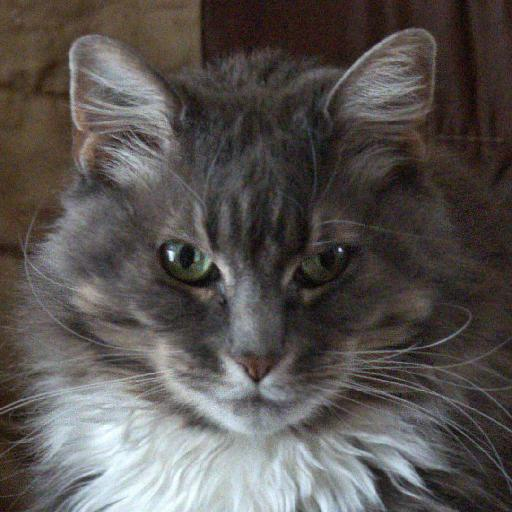
#> input picture Final/afhq/train/cat/flickr_cat_000010.jpg, 512 x 512 px; its folder holds only this picture in this run
$ jupyter execute --allow-errors final.ipynb   (older library calls are emulated)
#> lines starting #> are read from the running program, lines starting #| are printed output that depends on the picture
# 导入相关库

[cell 1]
import numpy as np  # 用于进行矩阵计算
import pandas as pd
import matplotlib.pyplot as plt
import cv2  # 用于图片处理
import os
import random
from collections import Counter
from tqdm import tqdm#输出进度条
from queue import deque
from colorama import Fore
from sklearn.metrics import roc_curve,auc
from cvxopt import matrix,solvers #二次型求解

# 图像处理
## LBP

[cell 2]
#各种二进制序列的对应表
uniform_map = {0: 0, 1: 1, 2: 2, 3: 3, 4: 4, 6: 5, 7: 6, 8: 7, 12: 8,14: 9, 15: 10, 16: 11, 24: 12, 28: 13, 30: 14, 31: 15, 32: 16, 48: 17,
 56: 18, 60: 19, 62: 20, 63: 21, 64: 22, 96: 23, 112: 24,120: 25, 124: 26, 126: 27, 127: 28, 128: 29, 129: 30, 131: 31, 135: 32,143: 33,
 159: 34, 191: 35, 192: 36, 193: 37, 195: 38, 199: 39, 207: 40,223: 41, 224: 42, 225: 43, 227: 44, 231: 45, 239: 46, 240: 47, 241: 48,
243: 49, 247: 50, 248: 51, 249: 52, 251: 53, 252: 54, 253: 55, 254: 56,255: 57}

[cell 3]
'''LBP_uniform模型，用于提取图片特征'''
class LBP_uniform:
    def __init__(self):
        #最终存储数据的列表
        self.cell_lbp=[]

    #获取一个列表中各个数字出现的频率
    def get_count(self,LIST):
        #获取一个列表中各个数字出现的频率
        count = Counter(LIST)
        #获取一个长度为59的整数序列
        a=np.arange(59)
        #将其转化为字典的形式
        count_dict = dict(count)
        def check(x):
            if(x in count_dict.keys()):
                return(count_dict[x])
            else:
                return(0)
        #转化为列表输出
        return (list(map(check,a)))
    #在样本点周围8个方向取样，返回一个二进制序列
    def cal_basic_lbp(self,img,i,j):
        sum = []
        if img[i - 1, j ] > img[i, j]:
            sum.append(1)
        else:
            sum.append(0)
        if img[i - 1, j+1 ] > img[i, j]:
            sum.append(1)
        else:
            sum.append(0)
        if img[i , j + 1] > img[i, j]:
            sum.append(1)
        else:
            sum.append(0)
        if img[i + 1, j+1 ] > img[i, j]:
            sum.append(1)
        else:
            sum.append(0)
        if img[i + 1, j ] > img[i, j]:
            sum.append(1)
        else:
            sum.append(0)
        if img[i + 1, j - 1] > img[i, j]:
            sum.append(1)
        else:
            sum.append(0)
        if img[i , j - 1] > img[i, j]:
            sum.append(1)
        else:
            sum.append(0)
        if img[i - 1, j - 1] > img[i, j]:
            sum.append(1)
        else:
            sum.append(0)
        return sum
    #输入一个cell，返回该cell中所有图样出现的频次
    def fit(self,img):
        self.cell_lbp=[]
        for i in range(1,img.shape[0]-1):
            for j in range(1,img.shape[1]-1):
                #对非边缘的每一个像素点获得二进制序列
                binary = self.cal_basic_lbp(img,i,j)
                #获得二进制数中跳变次数
                change=0
                for k in range(len(binary)-1):
                    if(binary[k]!=binary[k+1]):
                        change+=1
                #如果跳变次数小于2则转化为十进制，根据对应表返回相应的序号值
                if change <= 2:
                    dec = 0#储存计算出的十进制数
                    bit_num = 0 #左移位数
                    for x in binary[::-1]:#从低位读向高位
                        dec += x << bit_num   # 左移n位相当于乘以2的n次方
                        bit_num += 1
                    self.cell_lbp.append(uniform_map[dec])
                #如果跳变次数大于2则返回58
                else:
                    self.cell_lbp.append(58)
        cell_list=self.get_count(self.cell_lbp)
        return cell_list

## 降维

[cell 4]
'''主成分分析，用于给数据降维'''
class PCA:
    def __init__(self,n_component):
        self.n_component=n_component#压缩后的维数
        self.V_cut=None#分解出的正交矩阵

    def fit(self,X):
        #普通SVD分解
        U,sigma,V=np.linalg.svd(X)
        #根据输入的n截取正交矩阵V
        self.V_cut=V[0:self.n_component,:]
        return np.dot(X,self.V_cut.T)

    #利用从训练集得出的转化矩阵转化测试集和验证集，保证转化方式相同
    def transform(self,X):
        return np.dot(X,self.V_cut.T)

## 功能函数

[cell 5]
'''用于对数据进行标准化处理'''
def Std(X):
    #计算均值
    X_mean = X.mean(axis=0)
    # 计算标准差
    X_std = X.std(axis=0)
    # 标准化
    X1 = (X-X_mean)/X_std
    return (X1)

'''用于对图片预处理后再输入到模型中'''
def img_preprocess(img,lbp):
    img_pro=[]#储存该图片每个cell中各个样式出现的频次
    img = img[128:384, 128:384]  # 裁剪图片为98*98，便于裁剪为小块
    a=8#每行/列cell个数
    width=int(img.shape[0]/a)
    for row in range(a):
        for col in range(a):
            img_cell=img[row*width:(row+1)*width,col*width:(col+1)*width]#裁剪cell
            img_pro.append(lbp.fit(img_cell))
    img_pro=np.array(img_pro)
    return img_pro

'''用于根据预测出的结果和标签计算正确率和混淆矩阵'''
def Accuracy(y_true,y_pred):
    TP,FN,FP,TN = 0,0,0,0#分别记录模型预测的结果中的真正，假负，假正，真负类
    for i in range(len(y_pred)):
        if (y_true[i] == 1):
            if (y_pred[i] == 1):
                TP += 1
            elif (y_pred[i] == 0):
                FN +=1
        elif (y_true[i] == 0):
            if (y_pred[i] == 1):
                FP += 1
            elif (y_pred[i] == 0):
                TN +=1
    confusion_matrix=np.mat([[TP,FP],[FN,TN]])#计算预测结果的混淆矩阵
    Accuracy = (TP+TN)/(TP+TN+FN+FP)
    Recall=TP/(FN+TP)
    Precision=TP/(TP+FP)
    Specificity=TN/(TN+FP)
    F1_score = (2*Precision*Recall)/(Precision+Recall)
    print("Confusion Matrix:\n",confusion_matrix)
    print("Accuracy=",Accuracy)
    print("Recall=",Recall)
    print("Precision=",Precision)
    print("Specificity=",Specificity)
    print("F1_score=",F1_score)
    return Accuracy

[cell 6]
'''ROC'''
# [14 lines left out: function ROCplot, not called in this run]

# 读取训练数据

[cell 7]
'''加载训练数据'''
print('Loading data...')
num_total = 0  # 总图片数
image = []  # 用于记录图片矩阵的列表
label = []  # 用于记录标签的列表

lbp=LBP_uniform()

content = os.listdir('afhq/train/cat/') # 取cat图片
pbar=tqdm(range(len(content)),bar_format='{l_bar}%s{bar}%s{r_bar}' % (Fore.BLUE, Fore.RESET))#设置进度条
for t in pbar:
    label.append(1)  # 标签记为1
    img = cv2.imread('afhq/train/cat/' + content[t], cv2.IMREAD_GRAYSCALE)
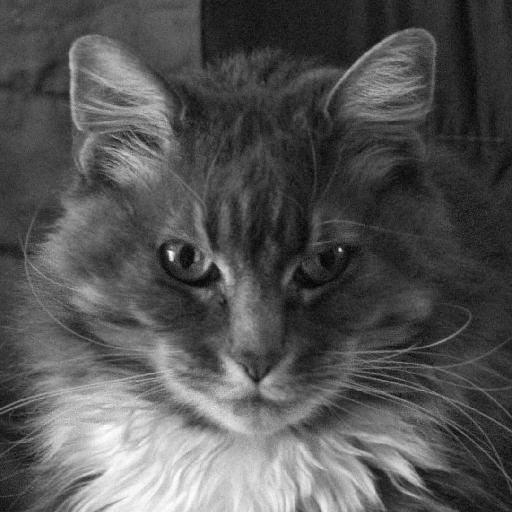
#> img: shape (512, 512); min 1, max 255, mean 84.5
    image.append(img_preprocess(img,lbp))  # 读入处理后的灰度图片
#> in img_preprocess, `img = img[128:384, 128:384]`:
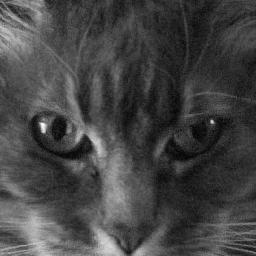
#> img: shape (256, 256); min 1, max 255, mean 68.5
#> after the loop in img_preprocess, `for row in range(a):`:
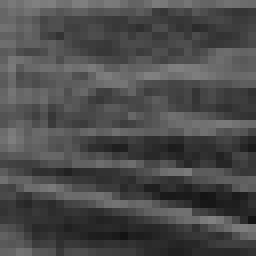
#> img_cell: shape (32, 32) (shown 8 times larger); min 19, max 129, mean 75.1
#> after the loop in img_preprocess, `for row in range(a):`: img_pro = 64 items
#> in img_preprocess, `img_pro=np.array(img_pro)`:
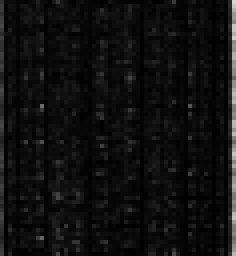
#> img_pro: shape (64, 59) int64 (shown 4 times larger); min 0, max 212, mean 15.3
    num_total += 1
    pbar.set_description("cat data")
pbar.close()

#> (a cell that did not finish here is left out)

[cell 9]
'''加载测试数据'''
image_test = []  # 用于记录图片矩阵的列表
label_test = []  # 用于记录标签的列表
content = os.listdir('afhq/val/cat/') # 取cat图片
pbar=tqdm(range(len(content)),bar_format='{l_bar}%s{bar}%s{r_bar}' % (Fore.BLUE, Fore.RESET))#设置进度条
for t in pbar:
    label_test.append(1)  # 标签记为1
    img = cv2.imread('afhq/val/cat/' + content[t], cv2.IMREAD_GRAYSCALE)
    image_test.append(img_preprocess(img,lbp))  # 读入处理后的灰度图片
    pbar.set_description("cat data")
pbar.close()

#> (a cell that did not finish here is left out)

# Logistic

[cell 11]
'''逻辑回归模型，用于最后的输出'''
class LogisticRegression:
    def __init__(self, lr=1e-3, tol=None):
        self.iter_max=2000#最大迭代次数
        self.lr = lr#学习率
        self.tol = tol#误差阈值
        self.w = None#初始化权值向量

    #预测单个实例
    def pred(self, X, w):
        z = np.dot(X,w)#获得线性函数的输出值
        return (1. / (1. + np.exp(-z)))#用sigmoid函数作为输出

    def X_expand(self, X):
        #在X后添加一列并置1，便于和偏置b相乘
        X_expand = np.empty((X.shape[0], X.shape[1] + 1))
        X_expand[:, 0:X.shape[1]] = X
        X_expand[:, X.shape[1]] = 1
        return X_expand

    def train(self, X_train, y_train):
        '''训练'''
        # 预处理X_train(添加x0=1，用于与偏置b相乘)
        X_train = self.X_expand(X_train)
        # 随机初始化w，便于快速收敛
        self.w = np.random.random(X_train.shape[1])
        # 初始化损失值为正无穷
        loss_old = np.inf

        # 使用梯度下降更新w
        for step in range(self.iter_max):
            # 预测
            y_pred = self.pred(X_train, self.w)
            # 计算损失
            p = y_pred * (2 * y_train - 1) + (1 - y_train)
            loss= -np.sum(np.log(p)) / y_train.size
            # 如果损失下降不足阈值, 则终止迭代
            if loss_old - loss < self.tol:
                break
            #更新损失
            loss_old = loss
            # 计算梯度
            grad=np.matmul(y_pred - y_train, X_train) / y_train.size
            # 向梯度的反方向更新参数w
            self.w -= self.lr * grad

    def predict(self, X):
        '''预测'''
        # 预处理X_test(添加x0=1)
        X = self.X_expand(X)
        # 预测
        y_pred = self.pred(X, self.w)

        return y_pred

[cell 12]
#随机打乱训练集
np.random.seed(2020111142)
y = np.array(label)  # y表示标签集
X = np.array(image)  # X表示数据集
X = X.reshape(X.shape[0], X.shape[1] * X.shape[2])#展平X中的矩阵
Index = np.arange(num_total)#获取序列
np.random.shuffle(Index)#随机打乱索引
X = X[Index]#打乱数据集
y = y[Index]#打乱标签集

[cell 13]
#分割训练集、验证集
train_percent=0.7
X_train=X[0:int(num_total * train_percent),]
#> X_train = empty array
X_verify=X[int(num_total * train_percent):num_total,]
y_train = y[0:int(num_total * train_percent)]
y_verify = y[int(num_total * train_percent):num_total]

[cell 14]
#PCA降维
pca=PCA(n_component=100)#降至100维
X_train_PCA = pca.fit(X_train)#利用训练集获得转化矩阵
#> in fit, `U,sigma,V=np.linalg.svd(X)`:
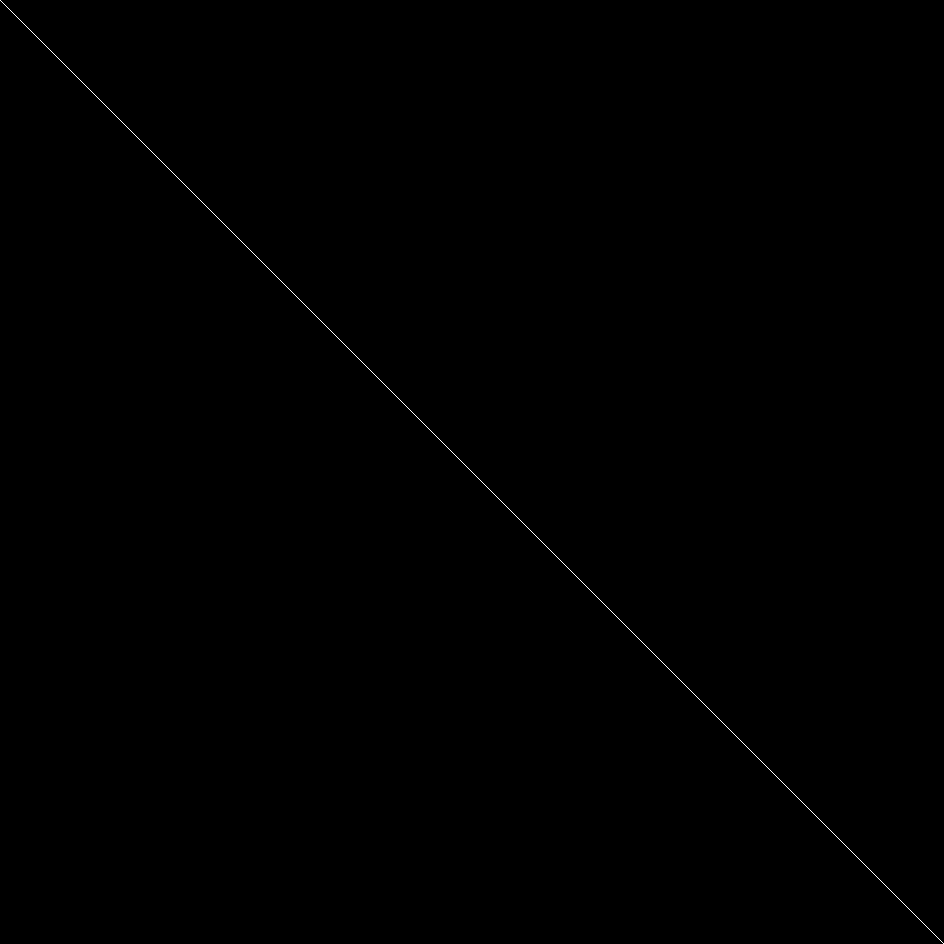
#> V: shape (3776, 3776) float64 (shown at 1/4 size); values 0 (black) and 1 (white), 0.03% white in thin lines or dots
#> X_train_PCA = empty array
X_verify_PCA = pca.transform(X_verify)
#数据标准化
X_train_PCA_std = Std(X_train_PCA)
#> X_train_PCA_std = empty array
X_verify_PCA_std = Std(X_verify_PCA)

[cell 15]
'''训练'''
print("Start training:")
best_lg=None
best_acc=0
#超参数列表
LR=[1,0.5,0.1]
TOL=[0.001,0.0001]
#循环选择最优超参数
#> (the rest of this cell did not finish here and is left out)

[cell 16]
#测试集
np.random.seed(2020111142)
y_test=np.array(label_test)
X_test=np.array(image_test)
X_test = X_test.reshape(X_test.shape[0], X_test.shape[1] * X_test.shape[2])
Index_test = np.arange(1000)#获取序列
np.random.shuffle(Index_test)#随机打乱索引
#> (the rest of this cell did not finish here and is left out)

[cell 17]
#PCA降维
pca=PCA(n_component=100)#降至100维
X_PCA = pca.fit(X)#利用训练集获得转化矩阵
#> in fit (call 2), `U,sigma,V=np.linalg.svd(X)`:
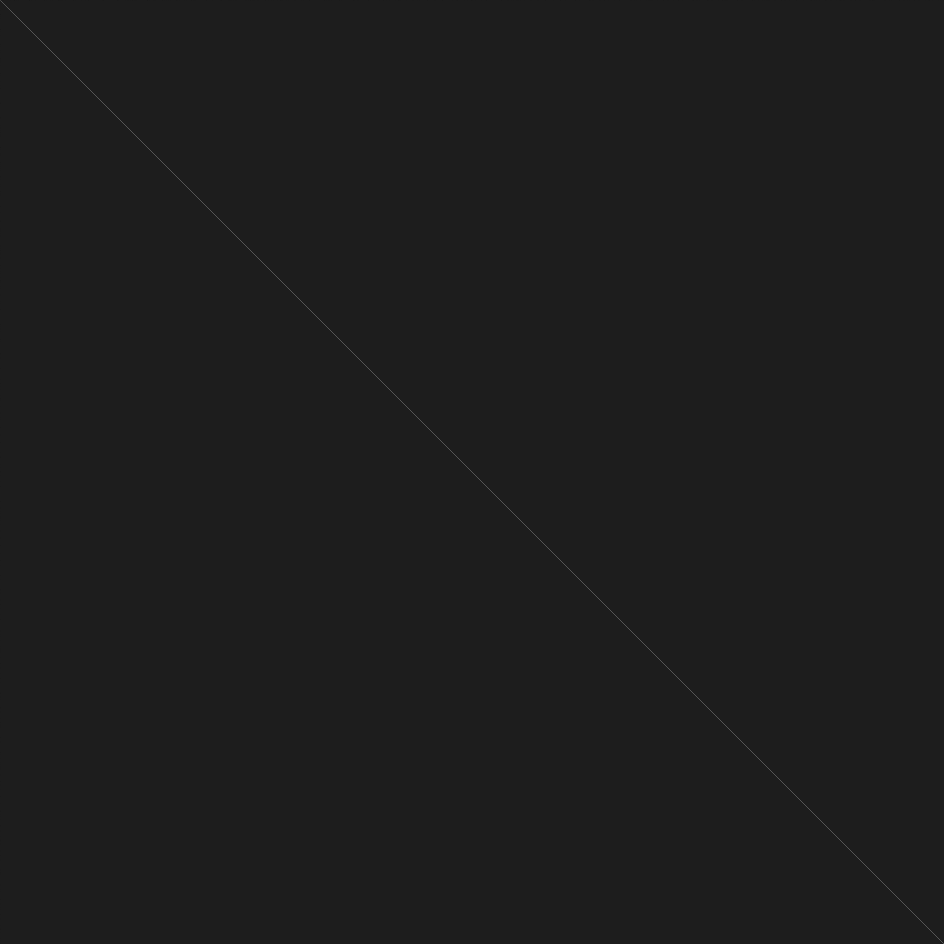
#> V: shape (3776, 3776) float64 (shown at 1/4 size); min -0.131, max 1, mean 0.000173; drawn with min black and max white
#> in fit (call 2), `U,sigma,V=np.linalg.svd(X)`: U = [-1]; sigma = [1612.4]
X_test_PCA = pca.transform(X_test)

#数据标准化
X_PCA_std = Std(X_PCA)
X_test_PCA_std = Std(X_test_PCA)

[cell 18]
'''测试集测试'''
#> (the rest of this cell did not finish here and is left out)

#> (a cell that did not finish here is left out)

# KNN

[cell 20]
class KDTree:
    def __init__(self, k_neighbors=5):
        self.k_neighbors = k_neighbors  # 保存最近邻居数k

    def node_depth(self, i):  # 计算节点深度
        deep = np.log2(i + 1)  # 二叉树深度为log2（总节点数+1）
        if ((deep % 1) == 0):  # 若t是整数则直接返回t
            return int(deep)
        else:  # 若t不是整数则向上取整
            return int(deep)+1

    # [10 lines left out: function sort, not called in this run]

    def kd_tree_build(self, X):  # 构造KD-Tree
        m, n = X.shape
        tree_depth = self.node_depth(m)  # 计算此时树的深度
        M = 2 ** tree_depth - 1  # 计算填满整棵树后的总节点数
        tree = np.zeros((M, 2), dtype=np.int)  # 每个节点存储一个元组: [0]实例索引, [1]切分特征索引
        tree[:, 0] = -1  # 先将所有的实例索引设置为-1，便于后期检测该节点是否是空节点
        # 创建KD-Tree
        indices = np.arange(m)  # 用总样本数创建一个有序序列
        queue = deque([[0, 0, indices]])  # 以第0个节点的第0个特征开始构建树
        while queue:  # 每次操作清空queue，如果最后queue是空的说明已经构建完毕
            # 记录树节点索引, 切分特征索引和当前区域所有实例索引
            i, feature, indices = queue.popleft()
            mid = indices.size // 2  # 取第l个特征的中位数作为切分点
            feature_order = np.argpartition(
                X[indices, feature], mid)  # 得到将X按第feature个特征排列的索引序列
            indices = indices[feature_order]  # 按第feature个特征重排indices
            tree[i, 0] = indices[mid]  # 树的每个节点第一个值为实例索引
            tree[i, 1] = feature  # 第二个值为切分特征索引
            # 若深度大于特征数，则循环使用下一特征作为切分特征
            feature = (feature + 1) % n
            # 分别将切分点左右区域的节点划分到左右子树
            li, ri = 2 * i + 1, 2 * i + 2
            if indices.size > 1:  # 若还有剩余
                queue.append([li, feature, indices[:mid]])  # 将小于部分归到左子树
            if indices.size > 2:  # 若还有多个剩余
                queue.append([ri, feature, indices[mid+1:]])  # 将大于部分归到右子树
        return tree, tree_depth  # 返回树和树的深度

    # [44 lines left out: function kd_tree_search, not called in this run]

    def train(self, X_train, y_train):  # 训练
        # 保存训练集
        self.X_train = X_train
        self.y_train = y_train

        self.tree, self.tree_depth = self.kd_tree_build(
            X_train)  # 构造k-d树, 保存树及树的深度

    # [27 lines left out: functions predict_one, predict, not called in this run]

[cell 21]
#随机打乱训练集
y = np.array(label)  # y表示标签集
X = np.array(image)  # X表示数据集
X = X.reshape(X.shape[0], X.shape[1] * X.shape[2])#展平X中的矩阵
Index = np.arange(num_total)#获取序列
np.random.shuffle(Index)#随机打乱索引
X = X[Index]#打乱数据集
y = y[Index]#打乱标签集

[cell 22]
#分割训练集、验证集
train_percent=0.7
X_train=X[0:int(num_total * train_percent),]
X_verify=X[int(num_total * train_percent):num_total,]
y_train = y[0:int(num_total * train_percent)]
y_verify = y[int(num_total * train_percent):num_total]

[cell 23]
#PCA降维
pca=PCA(n_component=100)#降至100维
X_train_PCA = pca.fit(X_train)#利用训练集获得转化矩阵
X_verify_PCA = pca.transform(X_verify)
#数据标准化
X_train_PCA_std = Std(X_train_PCA)
X_verify_PCA_std = Std(X_verify_PCA)

[cell 24]
best_acc = 0
accuracy = []
#> (the rest of this cell did not finish here and is left out)

#> (a cell that did not finish here is left out)

[cell 26]
#测试集
y_test=np.array(label_test)
X_test=np.array(image_test)
X_test = X_test.reshape(X_test.shape[0], X_test.shape[1] * X_test.shape[2])
Index_test = np.arange(1000)#获取序列
np.random.shuffle(Index_test)#随机打乱索引
#> (the rest of this cell did not finish here and is left out)

[cell 27]
#PCA降维
pca=PCA(n_component=100)#降至100维
X_PCA = pca.fit(X)#利用训练集获得转化矩阵
X_test_PCA = pca.transform(X_test)

#数据标准化
X_PCA_std = Std(X_PCA)
X_test_PCA_std = Std(X_test_PCA)

#> (a cell that did not finish here is left out)

#> (a cell that did not finish here is left out)

# SVM 对偶优化

[cell 30]
y = np.array(label)  # y表示标签集
X = np.array(image)  # X表示数据集
X = X.reshape(X.shape[0], X.shape[1] * X.shape[2])#展平X中的矩阵
y[y==1]=-1
y[y==0]=1
print(X.shape)
#| (1, 3776)
length=int(len(X)/10)
#> length = 0
print("verifysize:",length)
#| verifysize: 0
print("trainsize:",len(X)-length)
#| trainsize: 1

[cell 31]
#划分训练集、验证集
random.seed(2020111142)
num=list(range(0,9892))
random.shuffle(num)

verify=np.zeros((10,length))
training=np.zeros((10,8903))
for i in range(1,11):
    for j in range(0,length):
        verify[i-1,j]=num[(i-1)*length+(j)]
#> (the rest of this cell did not finish here and is left out)

$ run again, on Final/afhq/train/cat/flickr_cat_000199.jpg
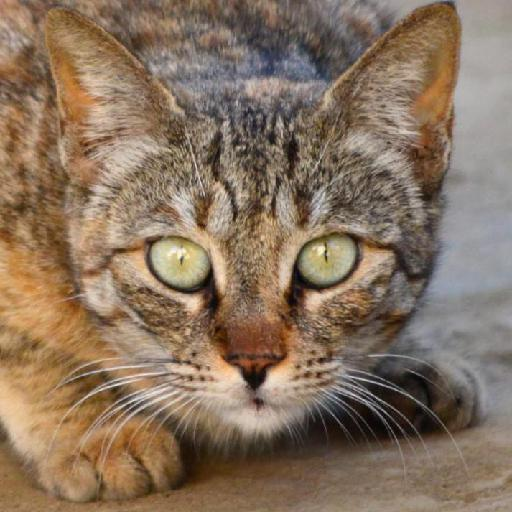
#> input picture Final/afhq/train/cat/flickr_cat_000199.jpg, 512 x 512 px
#> after the loop in img_preprocess, `for row in range(a):`:
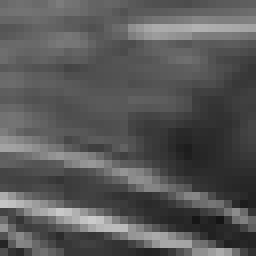
#> img_cell: shape (32, 32) (shown 8 times larger); min 21, max 203, mean 87.5
#> after the loop in img_preprocess, `for row in range(a):`: img_pro = 64 items
#> in img_preprocess, `img_pro=np.array(img_pro)`:
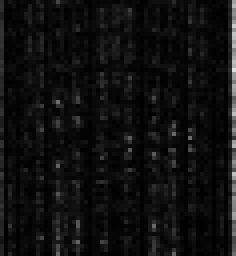
#> img_pro: shape (64, 59) int64 (shown 4 times larger); min 0, max 223, mean 15.3
#> X_train = empty array
#> V: shape (3776, 3776) float64; values 0 (black) and 1 (white), 0.03% white in thin lines or dots
#| (1, 3776)
#> length = 0
#| verifysize: 0
#| trainsize: 1

$ run again, on Final/afhq/train/cat/flickr_cat_000217.jpg
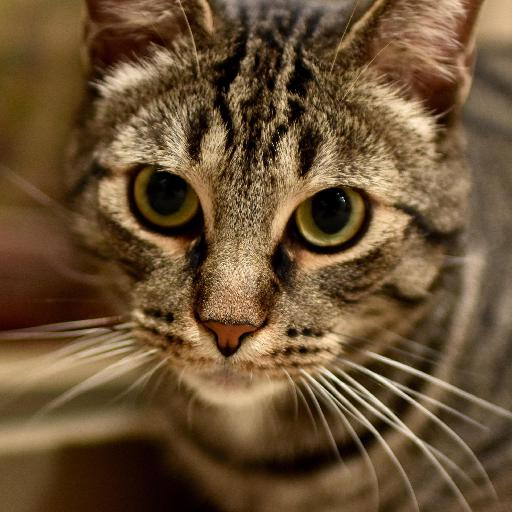
#> input picture Final/afhq/train/cat/flickr_cat_000217.jpg, 512 x 512 px
#> after the loop in img_preprocess, `for row in range(a):`:
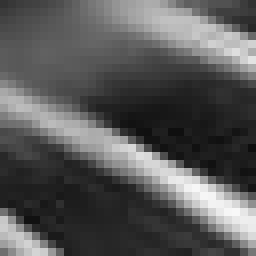
#> img_cell: shape (32, 32) (shown 8 times larger); min 14, max 248, mean 88.4
#> after the loop in img_preprocess, `for row in range(a):`: img_pro = 64 items
#> in img_preprocess, `img_pro=np.array(img_pro)`:
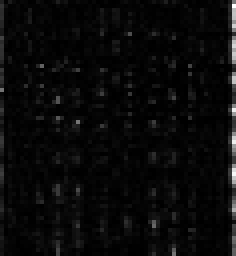
#> img_pro: shape (64, 59) int64 (shown 4 times larger); min 0, max 396, mean 15.3; drawn with min black and max white
#> X_train = empty array
#> V: shape (3776, 3776) float64; values 0 (black) and 1 (white), 0.03% white in thin lines or dots
#| (1, 3776)
#> length = 0
#| verifysize: 0
#| trainsize: 1
